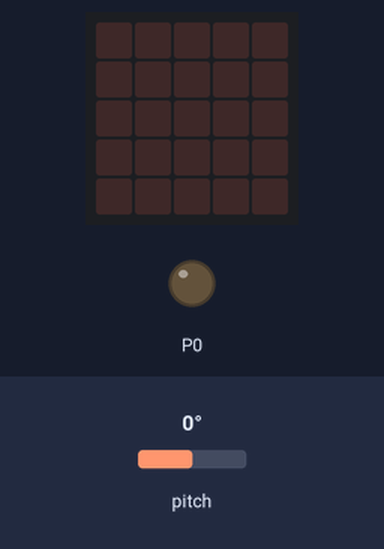
This program was run on a simulated BBC micro:bit (MakeCode). Shown: the board's 5×5 LED display, output pins drawn as LEDs (lit = HIGH). The test bench sets the inputs (shaded band); at power-on: pitch 0°.

Above: at 1.2 s.
1.3 s: pitch set to -2°
At 2.5 s:
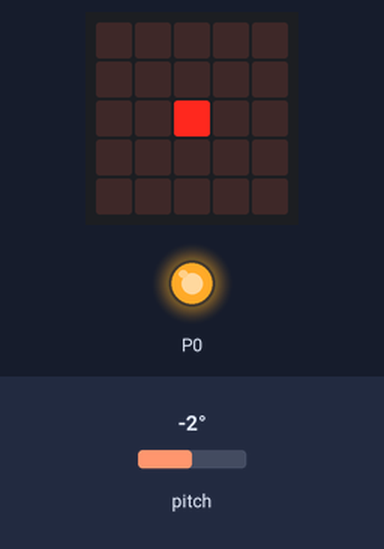
2.8 s: pitch set to 0°
At 3.8 s:
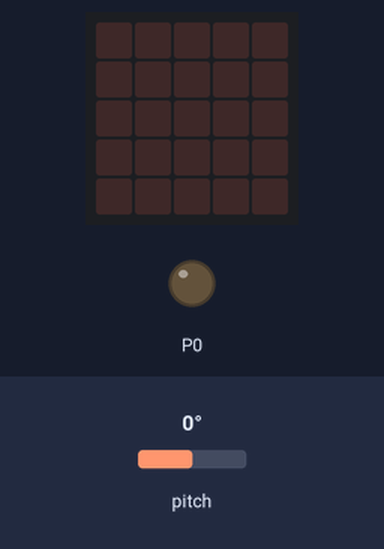
4.3 s: pitch set to -172°
At 5.1 s:
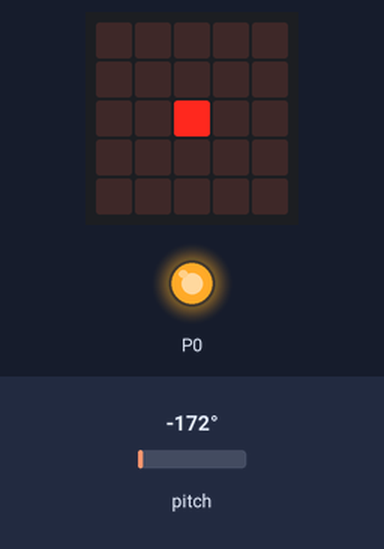
5.8 s: pitch set to 90°
At 6.4 s:
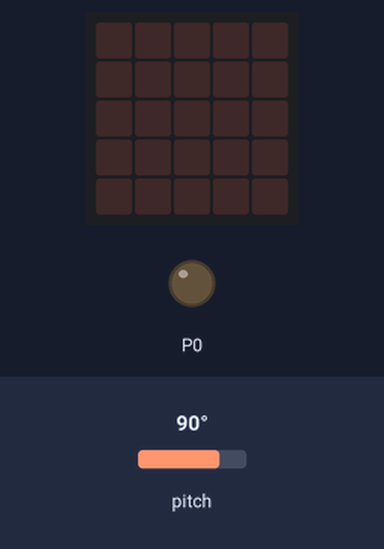
Timing chart, 0 to 8.3 s (numbered marks = the images above; inputs shaded):
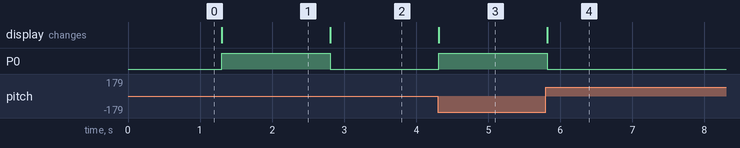

The program:

main.ts
```typescript
function check () //現在の本体の角度をもとに寝ているかの判断を行う
{
    let p: number
    let stl : number
    let sth : number
    let tf: boolean
    stl = 0
    sth = 110
    p = input.rotation(Rotation.Pitch)
    tf = p < stl || p > sth
    return tf
}

function sleep ()　//寝ていた場合の処理
{
    pins.digitalWritePin(0,1)
    led.plot(2,2)
}

function desleep ()　//寝ていなかった場合、もしくは起床した場合
{
    pins.digitalWritePin(0, 0)
    led.unplot(2,2)
}

//ここまで判定　実行用
basic.forever(function () {
    if (check()) {
        sleep()
    } else {
        desleep()
    }
})
```

test.ts
```typescript
// テストはここに来ます。このパッケージが拡張機能として使用されるときにはコンパイルされません。
```

Measured:
- the behaviour switches between 0 and -1° on pitch (found by bisection; images 0 and 1)
- after the input at 1.3 s, P0: LOW → HIGH at once; the display: changes at once (image 1)
- after the input at 2.8 s, P0: HIGH → LOW at once; the display: changes at once (image 2)
- after the input at 4.3 s, P0: LOW → HIGH at once; the display: changes at once (image 3)
- after the input at 5.8 s, P0: HIGH → LOW at once; the display: changes at once (image 4)
